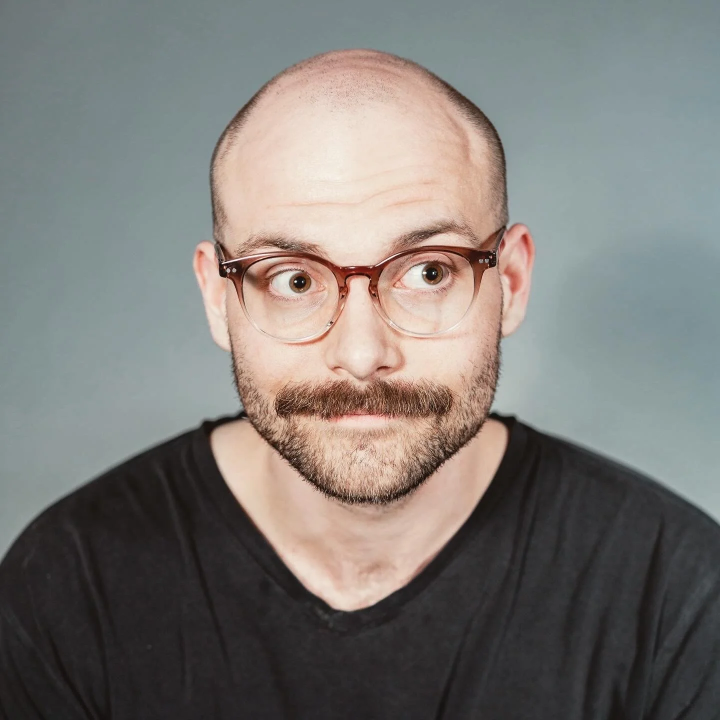
#> input picture ads/james-stanley/source-press-photo.jpg, 1440 x 1440 px (shown at 1/2 size)
$ python make_james_stanley_ads.py out.png
#> lines starting #> are read from the running program, lines starting #| are printed output that depends on the picture
"""James Stanley special taping (Sisyphus, Fri Feb 19 + Sat Feb 20 2027, 7 PM) Meta ad images, 4:5 and 1:1.

Usage: python3 ads/make_james_stanley_ads.py <out_dir>
Photo: press photo from jamesstanleycomedy.com (ads/james-stanley/source-press-photo.jpg).
Call it a special taping, not an album recording (Sam, Nov 6 2026).
"""
import os
import sys
from PIL import Image, ImageDraw, ImageFilter, ImageFont

HERE = os.path.dirname(os.path.abspath(__file__))
REPO = os.path.join(HERE, "..", "posters")
F = lambda name, size: ImageFont.truetype(f"{REPO}/fonts/{name}.ttf", size)
BLUE, DARK, PALE, WHITE = (74, 107, 138), (40, 39, 40), (160, 185, 210), (255, 255, 255)
photo = Image.open(os.path.join(HERE, "james-stanley", "source-press-photo.jpg")).convert("RGB")
#> photo is the input picture: PIL image 1440x1440 RGB; mean R, G, B 125.7, 122.6, 118.9
badge = Image.open(f"{REPO}/assets/sisyphus-badge-dark-bg.png").convert("RGBA")
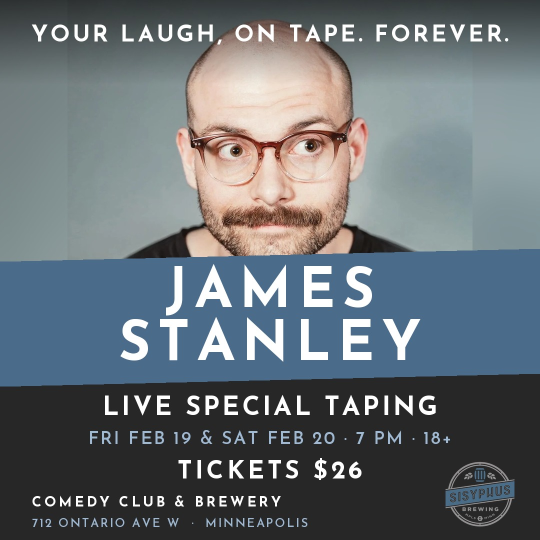
#> input picture ads/james-stanley/james-stanley-remarketing-1x1.jpg, 1080 x 1080 px, given in place of sisyphus-badge-dark-bg.png, which was not available (shown at 1/2 size)


def spaced(d, xy, text, font, fill, spacing, anchor="l"):
    """Draw letter-spaced text; anchor l/m for left or centered."""
    widths = [d.textlength(ch, font=font) for ch in text]
    total = sum(widths) + spacing * (len(text) - 1)
    x, y = xy
    if anchor == "m":
        x -= total / 2
    for ch, w in zip(text, widths):
        d.text((x, y), ch, font=font, fill=fill)
        x += w + spacing
    return total


def fit(d, text, name, size, spacing, max_w):
    """Largest font size <= size that keeps the spaced line inside max_w."""
    while size > 20:
        f = F(name, size)
        if sum(d.textlength(ch, font=f) for ch in text) + spacing * (len(text) - 1) <= max_w:
            return f
        size -= 2
    return F(name, size)


def make(w, h, kicker, lines):
    tall = h > w
    img = Image.new("RGB", (w, h), DARK)
    photo_h = int(h * (0.50 if tall else 0.47))
    # square photo, face centered around y = 0.40 of the source
    ph = photo_h + 60
    if tall:
        p = photo.resize((w, w), Image.LANCZOS)
        cy = max(0, min(int(w * 0.40 - ph * 0.52), w - ph))
        img.paste(p.crop((0, cy, w, cy + ph)), (0, 0))
    else:
        # square ad: shrink so head-to-mustache fits, soft blurred photo fills the sides
        side = int(ph / 0.70)
        bg = photo.resize((w, w), Image.LANCZOS).filter(ImageFilter.GaussianBlur(30))
        img.paste(bg.crop((0, 0, w, ph)), (0, 0))
        p = photo.resize((side, side), Image.LANCZOS)
        img.paste(p.crop((0, int(side * 0.02), side, int(side * 0.02) + ph)), ((w - side) // 2, 0))
    d = ImageDraw.Draw(img, "RGBA")
    for y in range(170):
        d.line([(0, y), (w, y)], fill=(0, 0, 0, int(150 * (1 - y / 170))))
    spaced(d, (w / 2, 48), kicker, fit(d, kicker, "JosefinSans-Bold", 50, 5, w - 110), WHITE, 5, anchor="m")
    # tilted blue band, two-line name
    band_top, band_h, tilt = photo_h - 10, 250, 26
    d.polygon([(0, band_top + tilt), (w, band_top), (w, band_top + band_h), (0, band_top + band_h + tilt)], fill=BLUE)
    d.polygon([(0, band_top + band_h + tilt), (w, band_top + band_h), (w, h), (0, h)], fill=DARK)
    nf = F("JosefinSans-Bold", 110)
    spaced(d, (w / 2, band_top + 34), "JAMES", nf, WHITE, 14, anchor="m")
    spaced(d, (w / 2, band_top + 140), "STANLEY", nf, WHITE, 14, anchor="m")
    y = band_top + band_h + tilt + (34 if tall else 18)
    big, mid, price = lines
    spaced(d, (w / 2, y), big, fit(d, big, "JosefinSans-Bold", 60 if tall else 52, 5, w - 90), WHITE, 5, anchor="m")
    y += 88 if tall else 70
    spaced(d, (w / 2, y), mid, fit(d, mid, "JosefinSans-SemiBold", 42 if tall else 36, 3, w - 90), PALE, 3, anchor="m")
    y += 76 if tall else 58
    spaced(d, (w / 2, y), price, F("JosefinSans-Bold", 62 if tall else 50), WHITE, 6, anchor="m")
    # footer
    bs = 190 if tall else 140
    b = badge.resize((bs, int(badge.height * bs / badge.width)), Image.LANCZOS)
    img.paste(b, (w - bs - 50, h - b.height - (40 if tall else 26)), b)
    fy = h - (120 if tall else 88)
    spaced(d, (64, fy), "COMEDY CLUB & BREWERY", F("JosefinSans-Bold", 34 if tall else 28), WHITE, 5)
    spaced(d, (64, fy + (54 if tall else 44)), "712 ONTARIO AVE W  ·  MINNEAPOLIS", F("JosefinSans-SemiBold", 30 if tall else 24), PALE, 3)
    return img


if __name__ == "__main__":
    out = sys.argv[1]
    MID, PRICE = "FRI FEB 19 & SAT FEB 20 · 7 PM · 18+", "TICKETS $26"
    ADS = (
        ("tickets", "HE'S TAPING A SPECIAL. YOU'RE THE AUDIENCE.", "LIVE SPECIAL TAPING"),
        ("remarketing", "YOUR LAUGH, ON TAPE. FOREVER.", "LIVE SPECIAL TAPING"),
    )
    for kind, kicker, big in ADS:
        make(1080, 1350, kicker, (big, MID, PRICE)).save(f"{out}/james-stanley-{kind}-4x5.jpg", quality=92)
        make(1080, 1080, kicker, (big, MID, PRICE)).save(f"{out}/james-stanley-{kind}-1x1.jpg", quality=92)
#> this loop made 2 passes
#> pass 1, in make, `b = badge.resize((bs, int(badge.height * bs / badge.width)), Image.LAN..`:
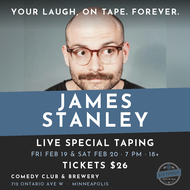
#> b: PIL image 190x190 RGBA; mean R, G, B, A 104.1, 111.7, 116.8, 255
#> pass 1, `make(1080, 1350, kicker, (big, MID, PRICE)).save(f"{out}/james-stanley..`:
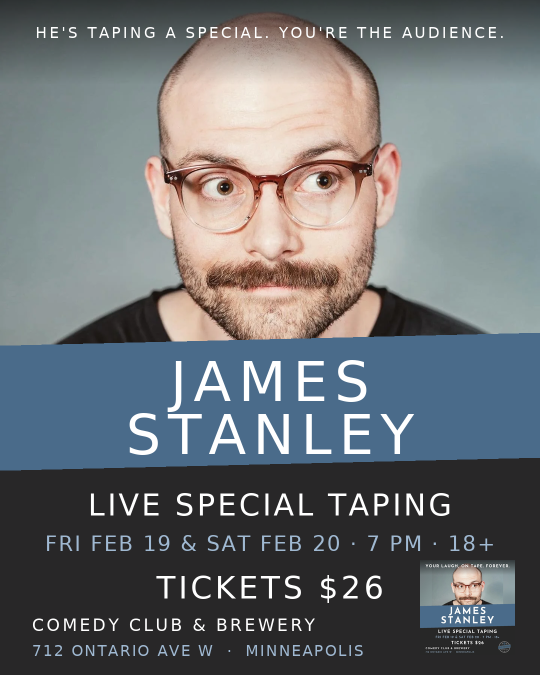
#> saved as james-stanley-tickets-4x5.jpg: PIL image 1080x1350 RGB (shown at 1/2 size); mean R, G, B 108.6, 112.5, 115.7
